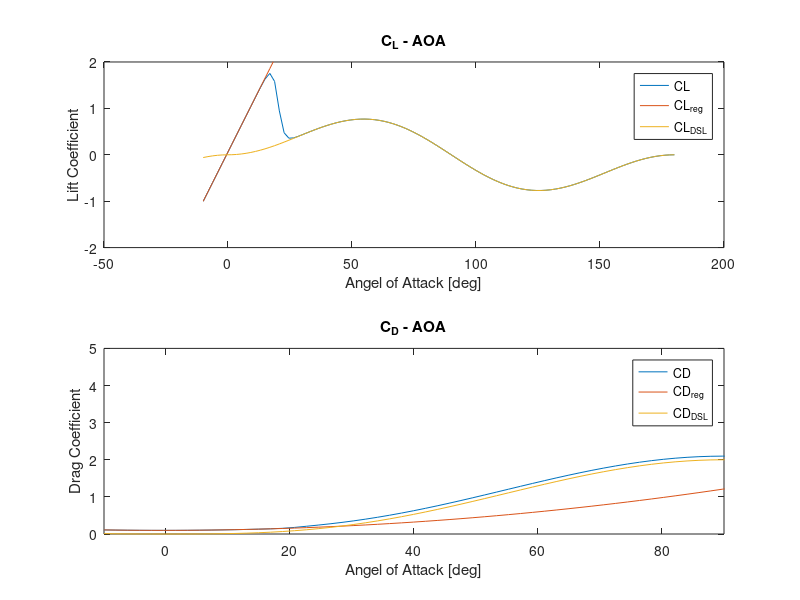

The MATLAB source for this figure:
Iyy = 0.388;
m = 1.5;
density_air = 1.225;
S = 0.28;
mean_chord = 0.31;
CL0 = 0.062;
CLalpha = 6.098;
CD0 = 0.098;
K = 0.012;
CM0 = 0.028;
CMalpha = -0.031;
CLq = 0;
CLdelta = -1.72;
CDq = 0;
CDdelta = -0.814;
CMq = -13.1;
CMdelta = -0.325;
alpha0 = 20*pi/180;
M = 50;
delta = 20*pi/180;

x_degrees = linspace(-10,180);
x = x_degrees.*pi./180;
%x_degrees = [-10 -5 0 5 10 15 20 25 30 35 40 45 50 55 60 65 70 75 80 85 90];

sigma = ((1 + exp(-M*(x - alpha0)) + exp(M*(x + alpha0))) ./ ((1 + exp(-M*(x - alpha0))) .* (1 + exp(M*(x + alpha0)))));

CL = (1 - sigma).*(CL0 + CLalpha.*x) + sigma.*(2.*sign(x).*sin(x).^2 .* cos(x));
CLreg = CL0 + CLalpha .* x;
CLdsl = 2*sign(x).*(sin(x).^2) .* cos(x);
sin_test = sin(x).^2 ;

CD = CD0 + (1 - sigma) .* K .* (CL0 + CLalpha.*x).^2 + sigma .* (2.*sign(x).*sin(x).^3);
CDreg = CD0 + K .* (CL0 + CLalpha .* x) .^2;
CDdsl = 2*sign(x).*(sin(x).^3);

CM = CM0 + CMalpha * x;

% L = 1/2 * density_air .* V.^2 .* (CL + ((CLq .* mean_chord.*q) ./ (2.*V)) .* CLdelta.*delta);
% D = 1/2 * density_air .* V.^2 .* (CD + ((CDq .* mean_chord.*q) ./ (2.*V)) .* CDdelta.*delta);
% M = 1/2 * density_air .* V.^2 .* mean_chord .* (CM + ((CMq .* mean_chord.*q) ./ (2.*V)) .* CMdelta.*delta);



subplot(2,1,1);
plot(x_degrees, CL);
% plot(x_degrees, sin_test);
hold on
plot(x_degrees, CLreg);
plot(x_degrees, CLdsl);
%xlim([-10 90])
ylim([-2 2])
title('C_L - AOA')
xlabel('Angel of Attack [deg]') 
ylabel('Lift Coefficient') 
legend({'CL','CL_r_e_g','CL_D_S_L'},'Location','northeast')
hold off

subplot(2,1,2);
plot(x_degrees, CD);
hold on
plot(x_degrees, CDreg);
plot(x_degrees, CDdsl)
xlim([-10 90])
%ylim([-5 10])
title('C_D - AOA')
xlabel('Angel of Attack [deg]') 
ylabel('Drag Coefficient') 
legend({'CD','CD_r_e_g','CD_D_S_L'},'Location','northeast')
hold off

% subplot(3,2,2);
% syms V(t) g(t) q(t) theta(t) h(t) r(t)
% ode1 = diff(V) == (-D-m*9.81*sin(g))/m;
% ode2 = diff(g) == (L - m*9.81*cos(g))/(m*V);
% ode3 = diff(q) == M/Iyy;
% ode4 = diff(theta) == q;
% ode5 = diff(h) == V*sin(g);
% ode6 = diff(r) == V*cos(g);
% odes = [ode1; ode2; ode3; ode4; ode5; ode6];
% S = dsolve(odes);
% vSol(t) = S.V;
% gSol(t) = S.g;
% qSol(t) = s.q;
% thetaSol(t) = s.theta;
% hSol(t) = s.h;
% rSol(t) = s.r;
% [vSol(t), gSol(t), qSol(t), thetaSol(t), hSol(t), rSol(t)] = dsolve(odes);
% cond1 = V(0) == 1;
% cond2 = g(0) == 1;
% cond3 = q(0) == 1;
% cond4 = theta(0) == 1;
% cond5 = h(0) == 1;
% cond6 = r(0) == 1;
% conds = [cond1; cond2];
% [vSol(t), gSol(t), qSol(t), thetaSol(t), hSol(t), rSol(t)] = dsolve(odes,conds);
% figure
% title('V - time');
% fplot(vSol)
% grid on
% legend('vSol','Location','best')
% 
